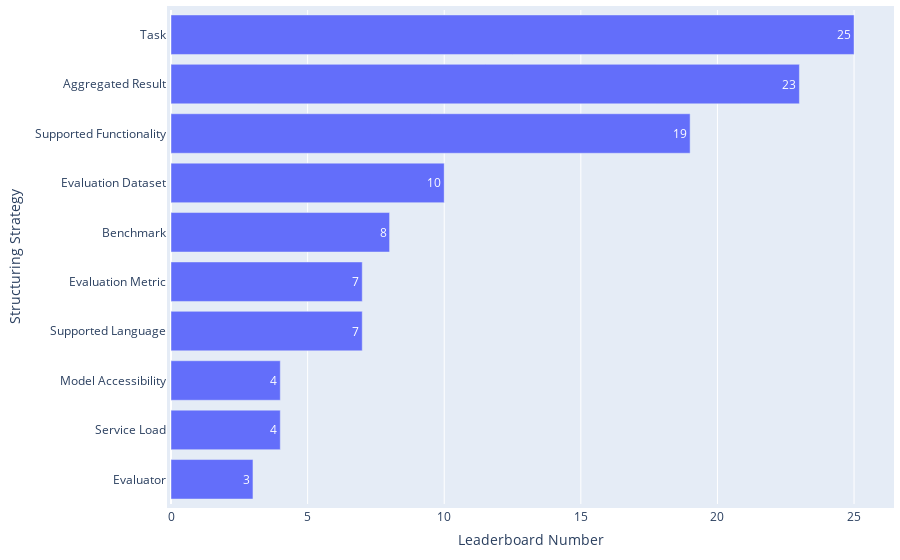

The code cell stored with this chart in its notebook:
### Code cell
df = pd.read_csv(path_rq1 / 'Leaderboard_processed.csv')
df = df[df['Host platforms'] != "['PapersWithCode']"]
df = df[df['#Structuring strategy (non-pwc)'] > 1]
df['Structuring strategies (non-pwc)'] = df['Structuring strategies (non-pwc)'].apply(ast.literal_eval)

df_split = df.explode('Structuring strategies (non-pwc)').groupby('Structuring strategies (non-pwc)').size().reset_index(name='Frequency')
df_split['Weight'] = 1

statistics = {
    'Property': 'Distribution of Leaderboards across Structuring Strategies (non-pwc)',
    'Mean': round(np.mean(df_split['Frequency']), 2),
    'Median': np.median(df_split['Frequency']),
    'Mode': stats.mode(df_split['Frequency'])[0],
    'Standard Deviation': round(np.std(df_split['Frequency']), 2),
    'Gini Coefficient': round(ineqpy.inequality.gini(data=df_split, income='Frequency', weights='Weight'), 3),
}
df_statistics = pd.read_csv(path_rq1 / 'leaderboard_statistics.csv')
if statistics['Property'] in df_statistics['Property'].values:
    # If the id exists, update the row
    df_statistics = df_statistics[df_statistics['Property'] != statistics['Property']]  # Remove the old row
    df_statistics = pd.concat([df_statistics, pd.DataFrame([statistics])], ignore_index=True)  # Insert the new row
else:
    # If the id does not exist, insert the new row
    df_statistics = pd.concat([df_statistics, pd.DataFrame([statistics])], ignore_index=True)
df_statistics.sort_values(by='Property', inplace=True)
df_statistics.to_csv(path_rq1 / 'leaderboard_statistics.csv', index=False)

df_top = df_split.sort_values(by='Frequency', ascending=False).head(10)
print(f"{df_top['Structuring strategies (non-pwc)'].iloc[0]} is the most adopted structuring strategies, covering {round(df_top['Frequency'].iloc[0]/len(df)*100,2)}% ({df_top['Frequency'].iloc[0]} out of {len(df)}) leaderboards.")

fig = go.Figure(go.Bar(
        x=df_top['Frequency'],  # Values for the bar lengths
        y=df_top['Structuring strategies (non-pwc)'],  # Categories for each bar
        orientation='h',  # Sets the bars to be horizontal
        text=df_top['Frequency'],  # Adds the values as text on each bar
        textposition='auto'  # Automatically positions the text on the bars
))
fig.update_layout(
        xaxis_title='Leaderboard Number',
        yaxis_title='Structuring Strategy',
        yaxis_autorange='reversed'  # This line makes the bars go top-down
)
# Update the layout for a tighter look
fig.update_layout(
    autosize=True,
    margin=dict(
        l=10,  # Left margin
        r=10,  # Right margin
        b=10,  # Bottom margin
        t=10,  # Top margin
        pad=4  # Padding between the plot and the margin
    )
)
fig.show()

### Figure 1 — Plotly figure (JSON) as saved in the notebook; plotly's stock layout.template omitted (floating-point values rounded to 4 significant figures)
{"data": [{"orientation": "h", "text": [25, 23, 19, 10, 8, 7, 7, 4, 4, 3], "textposition": "auto", "type": "bar", "x": [25, 23, 19, 10, 8, 7, 7, 4, 4, 3], "y": ["Task", "Aggregated Result", "Supported Functionality", "Evaluation Dataset", "Benchmark", "Evaluation Metric", "Supported Language", "Model Accessibility", "Service Load", "Evaluator"]}], "layout": {"autosize": true, "margin": {"b": 10, "l": 10, "pad": 4, "r": 10, "t": 10}, "xaxis": {"title": {"text": "Leaderboard Number"}}, "yaxis": {"autorange": "reversed", "title": {"text": "Structuring Strategy"}}}}
